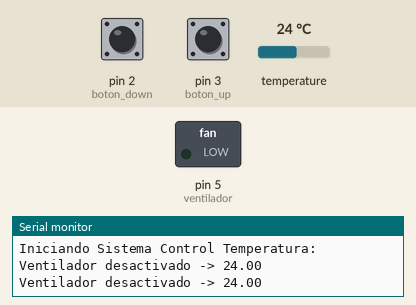
This sketch was run on a simulated Arduino Uno, built with avr-gcc and run on an emulated ATmega328P. Shown: switched loads named in the sketch (green lamp = pin HIGH), the last lines printed to the serial monitor. The inputs (shaded band) are chosen by the test bench; at power-on: temperature 24 °C, pin 2 (boton_down) HIGH, pin 3 (boton_up) HIGH.

Above: at 3.5 s.
3.6 s: temperature set to 26.5 °C
5.1 s: temperature set to 27.8 °C
At 6.2 s:
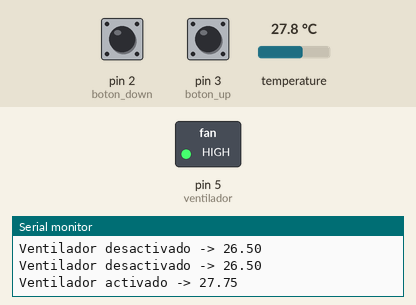
10.0 s: temperature set to 26.5 °C
At 11.4 s:
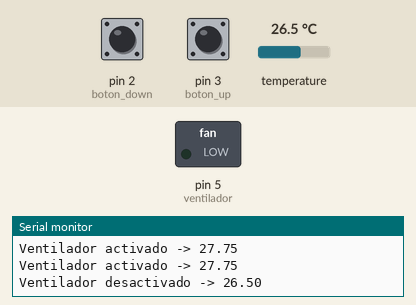
11.9 s: temperature set to 25.2 °C
14.2 s: temperature set to 28 °C
At 15.8 s:
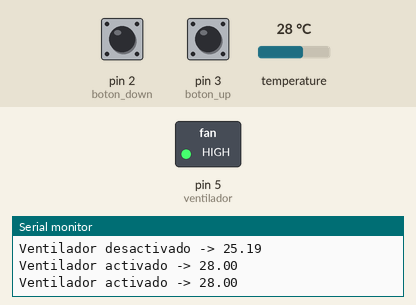
Timing chart, 0 to 17.2 s (numbered marks = the images above; inputs shaded):
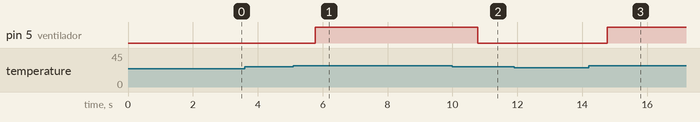

Measured:
- the behaviour switches between 27 and 27.1 °C on temperature (found by bisection; images 0 and 1)
- after the input at 5.1 s, pin 5 (ventilador): LOW → HIGH after 0.67 s
- after the input at 10.0 s, pin 5 (ventilador): HIGH → LOW after 0.78 s
- after the input at 14.2 s, pin 5 (ventilador): LOW → HIGH after 0.58 s

The sketch:

Code_SistemadeControldeTemperatura.ino
```cpp
// -----Funcion si utilizo un sensor de Temperatura:------------------//

// 1) Incluir librerias
#include <OneWire.h>
#include <DallasTemperature.h>

//2) Declarar el puerto por el que vamos a usar OneWire
#define ONE_WIRE_BUS 6;

//3) Declarar una instancia de esta libreria OneWire
OneWire oneWire(6); //podemos declararla como queramos (en oneWire)

//4) Usaremos la libreria de dallas
DallasTemperature sensor(&oneWire); // Le pasamos la ref con &

//---------------------Salida para el ventilador----------------------//
int ventilador=5;
bool ventilador_activado = false;
int temperatura_limite = 27;
float temperatura;
//--------------------------------------------------------------------//

//--------------------- Salida para los botones-----------------------//
int boton_down=2;
int boton_up=3;
//--------------------------------------------------------------------//

//--------------Variables para la funcion: sube_limite()--------------//
long tiempo_anterior_up;
long diferencia_up;
//--------------------------------------------------------------------//

//--------------Variables para la funcion: baja_limite()--------------//
long tiempo_anterior_down;
long diferencia_down;
//--------------------------------------------------------------------//


void setup() {
  Serial.begin(9600);
  Serial.println("Iniciando Sistema Control Temperatura: ");
  //----Ventilador:------//
  pinMode(ventilador,OUTPUT);

  // Declararemos las interrupciones:
  pinMode(boton_up,INPUT_PULLUP);
  attachInterrupt(digitalPinToInterrupt(boton_up),sube_limite,FALLING);

  pinMode(boton_down,INPUT_PULLUP);
  attachInterrupt(digitalPinToInterrupt(boton_down),baja_limite,FALLING);


}

long contador1 = 0; // Para crear un delay en la toma de T

void loop() {
if (millis()-contador1 > 1000){
  contador1 = millis();
  //Usamos la variable sensor(ya declarada anteriormente)
  sensor.requestTemperatures(); //requestTemperatures(); es una funcion de la libreria
  temperatura = sensor.getTempCByIndex(0); //Tengo 1 sensor por lo tanto usamos 0, esto varia
  //Serial.println("La temperatura es: " + String(temperatura));

  // Llamamos a la funcion: ventilador_accion
  ventilador_accion();
  }
}

void ventilador_accion(){

    if(temperatura > temperatura_limite){
    digitalWrite(ventilador,HIGH);
    ventilador_activado = true;
    Serial.println("Ventilador activado -> "+ String(temperatura));
  }else{
    digitalWrite(ventilador,LOW);
    ventilador_activado = false;
    Serial.println("Ventilador desactivado -> " + String(temperatura));
  }
}

void sube_limite(){ // Proposito de la funcion: No tener el 'rebote' de interferencia
  diferencia_up = millis()  - tiempo_anterior_up;
  tiempo_anterior_up = millis();
  if (diferencia_up > 250){
      temperatura_limite++;
      Serial.println("Limite ->" + String(temperatura_limite));
  }
}

void baja_limite(){ // Proposito de la funcion: No tener el 'rebote' de interferencia
  diferencia_down = millis()  - tiempo_anterior_down;
  tiempo_anterior_down = millis();
  if (diferencia_down > 250){
      temperatura_limite--;
      Serial.println("Limite ->" + String(temperatura_limite));
  }
}
```
